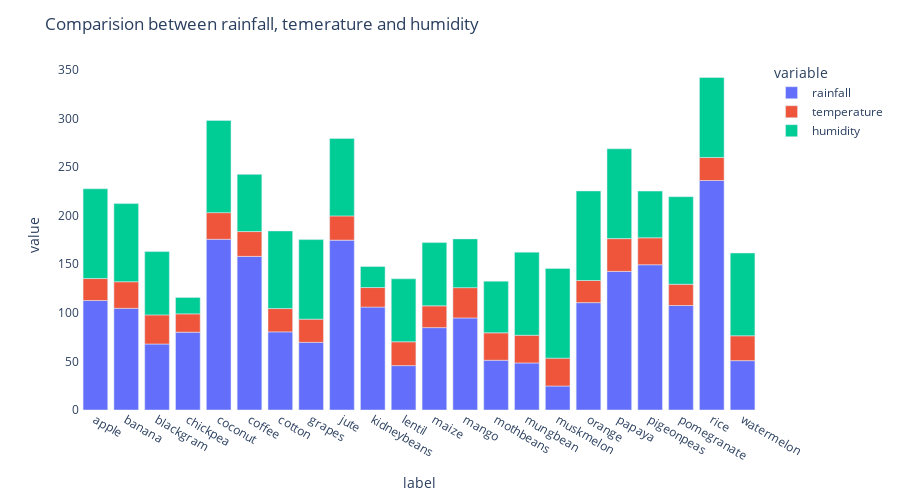

The code cell stored with this chart in its notebook:
### Code cell
import plotly.express as px
fig = px.bar(crop_summary, x=crop_summary.index, y=["rainfall", "temperature", "humidity"])
fig.update_layout(title_text="Comparision between rainfall, temerature and humidity",plot_bgcolor='white',height=500)

fig.update_xaxes(showgrid=False)
fig.update_yaxes(showgrid=False)
fig.show()

### Figure 1 — Plotly figure (JSON) as saved in the notebook; plotly's stock layout.template omitted (floating-point values rounded to 4 significant figures)
{"data": [{"alignmentgroup": "True", "hovertemplate": "variable=rainfall<br>label=%{x}<br>value=%{y}<extra></extra>", "legendgroup": "rainfall", "marker": {"color": "#636efa", "pattern": {"shape": ""}}, "name": "rainfall", "offsetgroup": "rainfall", "orientation": "v", "showlegend": true, "textposition": "auto", "type": "bar", "x": ["apple", "banana", "blackgram", "chickpea", "coconut", "coffee", "cotton", "grapes", "jute", "kidneybeans", "lentil", "maize", "mango", "mothbeans", "mungbean", "muskmelon", "orange", "papaya", "pigeonpeas", "pomegranate", "rice", "watermelon"], "xaxis": "x", "y": [112.7, 104.6, 67.88, 80.06, 175.7, 158.1, 80.4, 69.61, 174.8, 105.9, 45.68, 84.77, 94.7, 51.2, 48.4, 24.69, 110.5, 142.6, 149.5, 107.5, 236.2, 50.79], "yaxis": "y"}, {"alignmentgroup": "True", "hovertemplate": "variable=temperature<br>label=%{x}<br>value=%{y}<extra></extra>", "legendgroup": "temperature", "marker": {"color": "#EF553B", "pattern": {"shape": ""}}, "name": "temperature", "offsetgroup": "temperature", "orientation": "v", "showlegend": true, "textposition": "auto", "type": "bar", "x": ["apple", "banana", "blackgram", "chickpea", "coconut", "coffee", "cotton", "grapes", "jute", "kidneybeans", "lentil", "maize", "mango", "mothbeans", "mungbean", "muskmelon", "orange", "papaya", "pigeonpeas", "pomegranate", "rice", "watermelon"], "xaxis": "x", "y": [22.63, 27.38, 29.97, 18.87, 27.41, 25.54, 23.99, 23.85, 24.96, 20.12, 24.51, 22.39, 31.21, 28.19, 28.53, 28.66, 22.77, 33.72, 27.74, 21.84, 23.69, 25.59], "yaxis": "y"}, {"alignmentgroup": "True", "hovertemplate": "variable=humidity<br>label=%{x}<br>value=%{y}<extra></extra>", "legendgroup": "humidity", "marker": {"color": "#00cc96", "pattern": {"shape": ""}}, "name": "humidity", "offsetgroup": "humidity", "orientation": "v", "showlegend": true, "textposition": "auto", "type": "bar", "x": ["apple", "banana", "blackgram", "chickpea", "coconut", "coffee", "cotton", "grapes", "jute", "kidneybeans", "lentil", "maize", "mango", "mothbeans", "mungbean", "muskmelon", "orange", "papaya", "pigeonpeas", "pomegranate", "rice", "watermelon"], "xaxis": "x", "y": [92.33, 80.36, 65.12, 16.86, 94.84, 58.87, 79.84, 81.88, 79.64, 21.61, 64.8, 65.09, 50.16, 53.16, 85.5, 92.34, 92.17, 92.4, 48.06, 90.13, 82.27, 85.16], "yaxis": "y"}], "layout": {"barmode": "relative", "height": 500, "legend": {"title": {"text": "variable"}, "tracegroupgap": 0}, "margin": {"t": 60}, "plot_bgcolor": "white", "title": {"text": "Comparision between rainfall, temerature and humidity"}, "xaxis": {"anchor": "y", "domain": [0, 1], "showgrid": false, "title": {"text": "label"}}, "yaxis": {"anchor": "x", "domain": [0, 1], "showgrid": false, "title": {"text": "value"}}}}
